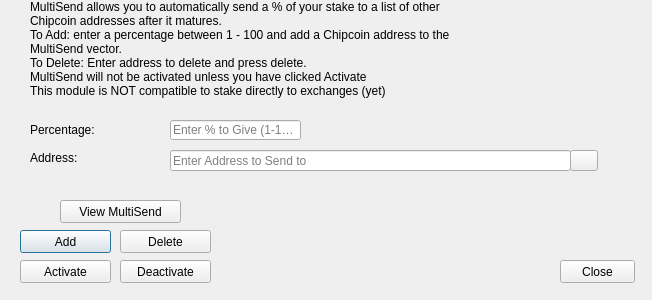
<?xml version="1.0" encoding="UTF-8"?>
<ui version="4.0">
 <class>StakeForCharityDialog</class>
 <widget class="QDialog" name="StakeForCharityDialog">
  <property name="windowModality">
   <enum>Qt::NonModal</enum>
  </property>
  <property name="geometry">
   <rect>
    <x>0</x>
    <y>0</y>
    <width>652</width>
    <height>300</height>
   </rect>
  </property>
  <property name="windowTitle">
   <string>MultiSend</string>
  </property>
  <widget class="QLineEdit" name="charityPercentEdit">
   <property name="geometry">
    <rect>
     <x>170</x>
     <y>120</y>
     <width>131</width>
     <height>20</height>
    </rect>
   </property>
   <property name="toolTip">
    <string>Enter whole numbers 1 - 100</string>
   </property>
   <property name="placeholderText">
    <string>Enter % to Give (1-100)</string>
   </property>
  </widget>
  <widget class="QLineEdit" name="charityAddressEdit">
   <property name="geometry">
    <rect>
     <x>170</x>
     <y>150</y>
     <width>401</width>
     <height>21</height>
    </rect>
   </property>
   <property name="toolTip">
    <string/>
   </property>
   <property name="placeholderText">
    <string>Enter Address to Send to</string>
   </property>
  </widget>
  <widget class="QLabel" name="label_2">
   <property name="geometry">
    <rect>
     <x>30</x>
     <y>0</y>
     <width>451</width>
     <height>121</height>
    </rect>
   </property>
   <property name="lineWidth">
    <number>1</number>
   </property>
   <property name="text">
    <string>MultiSend allows you to automatically send a % of your stake to a list of other Chipcoin addresses after it matures.
To Add: enter a percentage between 1 - 100 and add a Chipcoin address to the MultiSend vector. 
To Delete: Enter address to delete and press delete.
MultiSend will not be activated unless you have clicked Activate
This module is NOT compatible to stake directly to exchanges (yet)</string>
   </property>
   <property name="alignment">
    <set>Qt::AlignLeading|Qt::AlignLeft|Qt::AlignTop</set>
   </property>
   <property name="wordWrap">
    <bool>true</bool>
   </property>
  </widget>
  <widget class="QLabel" name="message">
   <property name="geometry">
    <rect>
     <x>240</x>
     <y>200</y>
     <width>381</width>
     <height>91</height>
    </rect>
   </property>
   <property name="text">
    <string/>
   </property>
  </widget>
  <widget class="QPushButton" name="addButton">
   <property name="geometry">
    <rect>
     <x>20</x>
     <y>230</y>
     <width>91</width>
     <height>23</height>
    </rect>
   </property>
   <property name="toolTip">
    <string/>
   </property>
   <property name="statusTip">
    <string>Add to MultiSend Vector</string>
   </property>
   <property name="text">
    <string>Add</string>
   </property>
  </widget>
  <widget class="QPushButton" name="disableButton">
   <property name="geometry">
    <rect>
     <x>120</x>
     <y>260</y>
     <width>91</width>
     <height>23</height>
    </rect>
   </property>
   <property name="statusTip">
    <string>Deactivate MultiSend</string>
   </property>
   <property name="text">
    <string>Deactivate</string>
   </property>
  </widget>
  <widget class="QPushButton" name="addressBookButton">
   <property name="geometry">
    <rect>
     <x>570</x>
     <y>150</y>
     <width>28</width>
     <height>21</height>
    </rect>
   </property>
   <property name="toolTip">
    <string>Choose an address from the address book</string>
   </property>
   <property name="text">
    <string/>
   </property>
   <property name="icon">
    <iconset resource="../bitcoin.qrc">
     <normaloff>:/icons/address-book</normaloff>:/icons/address-book</iconset>
   </property>
   <property name="shortcut">
    <string>Alt+A</string>
   </property>
   <property name="autoDefault">
    <bool>false</bool>
   </property>
  </widget>
  <widget class="QLabel" name="label">
   <property name="geometry">
    <rect>
     <x>30</x>
     <y>120</y>
     <width>121</width>
     <height>20</height>
    </rect>
   </property>
   <property name="toolTip">
    <string>Percentage of stake to send</string>
   </property>
   <property name="text">
    <string>Percentage:</string>
   </property>
  </widget>
  <widget class="QLabel" name="label_5">
   <property name="geometry">
    <rect>
     <x>30</x>
     <y>150</y>
     <width>111</width>
     <height>16</height>
    </rect>
   </property>
   <property name="toolTip">
    <string>Address to send portion of stake to</string>
   </property>
   <property name="text">
    <string>Address:</string>
   </property>
  </widget>
  <widget class="QPushButton" name="deleteButton">
   <property name="geometry">
    <rect>
     <x>120</x>
     <y>230</y>
     <width>91</width>
     <height>23</height>
    </rect>
   </property>
   <property name="toolTip">
    <string/>
   </property>
   <property name="statusTip">
    <string>Delete Address From MultiSend Vector</string>
   </property>
   <property name="text">
    <string>Delete</string>
   </property>
  </widget>
  <widget class="QPushButton" name="activateButton">
   <property name="geometry">
    <rect>
     <x>20</x>
     <y>260</y>
     <width>91</width>
     <height>23</height>
    </rect>
   </property>
   <property name="statusTip">
    <string>Activate MultiSend</string>
   </property>
   <property name="text">
    <string>Activate</string>
   </property>
  </widget>
  <widget class="QPushButton" name="viewButton">
   <property name="geometry">
    <rect>
     <x>60</x>
     <y>200</y>
     <width>121</width>
     <height>23</height>
    </rect>
   </property>
   <property name="toolTip">
    <string/>
   </property>
   <property name="statusTip">
    <string>View MultiSend Vector</string>
   </property>
   <property name="text">
    <string>View MultiSend</string>
   </property>
  </widget>
     <widget class="QPushButton" name="closeButton">
      <property name="geometry">
       <rect>
        <x>560</x>
        <y>260</y>
        <width>75</width>
        <height>23</height>
       </rect>
      </property>
      <property name="text">
       <string>Close</string>
      </property>
     </widget>
 </widget>
 <resources>
  <include location="../bitcoin.qrc"/>
 </resources>
 <connections/>
</ui>
